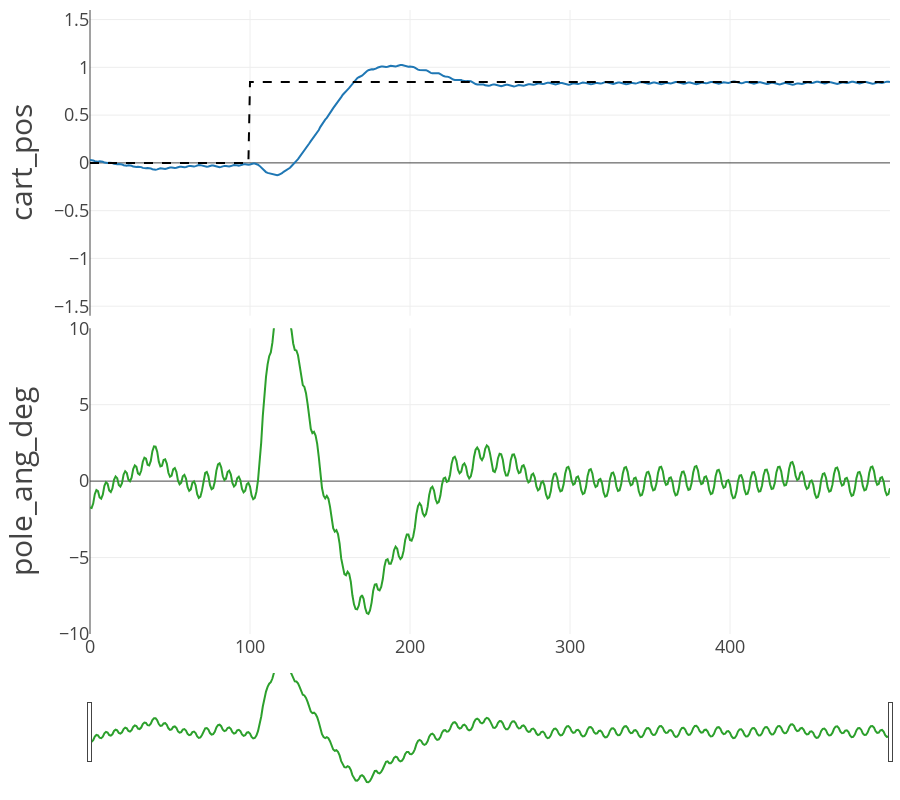

The notebook cell saved with this chart:
### Code cell
EP = 1

fig = cprender.lineplot(df, ep=EP)
fig.show()

### Figure 1 — Plotly figure (JSON) as saved in the notebook; plotly's stock layout.template omitted (floating-point values rounded to 4 significant figures; data arrays with more than 128 entries replaced by an {"elided": "..."} marker saying what was removed)
{"data": [{"mode": "lines", "name": "cart_pos", "showlegend": false, "type": "scatter", "x": {"elided": "501 int values"}, "xaxis": "x", "y": {"elided": "501 float values"}, "yaxis": "y"}, {"line": {"color": "black", "dash": "dash"}, "mode": "lines", "name": "cart_pos_setpoint", "showlegend": false, "type": "scatter", "x": {"elided": "501 int values"}, "xaxis": "x", "y": {"elided": "501 float values"}, "yaxis": "y"}, {"mode": "lines", "name": "pole_ang_deg", "showlegend": false, "type": "scatter", "x": {"elided": "501 int values"}, "xaxis": "x2", "y": {"elided": "501 float values"}, "yaxis": "y2"}], "layout": {"height": 800, "hovermode": "x unified", "legend": {"orientation": "h", "x": 0.5, "xanchor": "center", "y": -0.02, "yanchor": "top"}, "margin": {"b": 10, "l": 90, "r": 10, "t": 10}, "xaxis": {"anchor": "y", "domain": [0, 1], "matches": "x2", "range": [0, 500], "showticklabels": false, "tickfont": {"size": 18}}, "xaxis2": {"anchor": "y2", "domain": [0, 1], "range": [0, 500], "rangeslider": {"visible": true}, "tickfont": {"size": 18}}, "yaxis": {"anchor": "x", "domain": [0.51, 1], "range": [-1.6, 1.6], "tickfont": {"size": 18}, "title": {"font": {"size": 30}, "text": "cart_pos"}}, "yaxis2": {"anchor": "x2", "domain": [0, 0.49], "range": [-10.0, 10.0], "tickfont": {"size": 18}, "title": {"font": {"size": 30}, "text": "pole_ang_deg"}}}}
